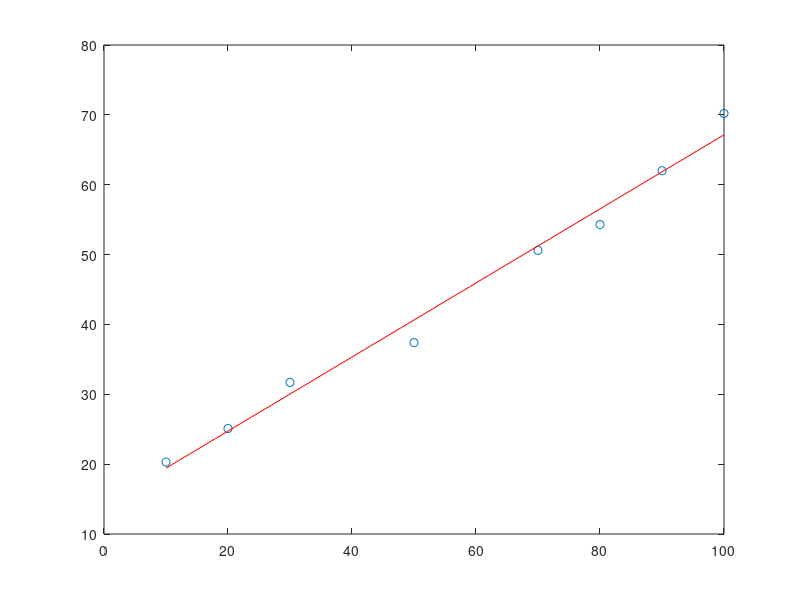

The MATLAB script that drew this image:
% 최소자승법 1차 다항식
clear; clc; close all;

data=[10 20 30 50 70 80 90 100
    20.3 25.1 31.7 37.4 50.6 54.3 62.0 70.2];  % 데이터

X=data(1,:); Y=data(2,:);       % 데이터 쪼개기

n=size(X',1);                   % n의 크기를 구하기

sumx=0;
for ik=1:n
    sumx=sumx+X(ik);            % for문을 사용해서 시그마를 구현
end

sumx_2=0;
for ik=1:n
    sumx_2=sumx_2+X(ik)^2;      % for문을 사용해서 시그마를 구현
end    

sumxy=0;
for ik=1:n
    sumxy=sumxy+X(ik)*Y(ik);        % for문을 사용해서 시그마를 구현
end

sumy=0;
for ik=1:n
    sumy=sumy+Y(ik);                % for문을 사용해서 시그마를 구현
end   

A=zeros(2); B=zeros(2,1);           % 행렬을 만들기 위해서 초기화

A(1,1)=sumx_2; A(1,2)=sumx; A(2,1)=sumx; A(2,2)=n;  % 정규 방정식
B(1)=sumxy; B(2)=sumy;                              % 정규 방정식

sol=A\B;            % 역행렬을 통해서 a, b구하기

plot(X,Y,'o')       % 실제 데이터 그리기
hold on             % 지우지 말아라
x=10:1:100;         % 벡터 생성
plot(x,sol(1)*x+sol(2),'r')     % 구한 함수를 그려봄

